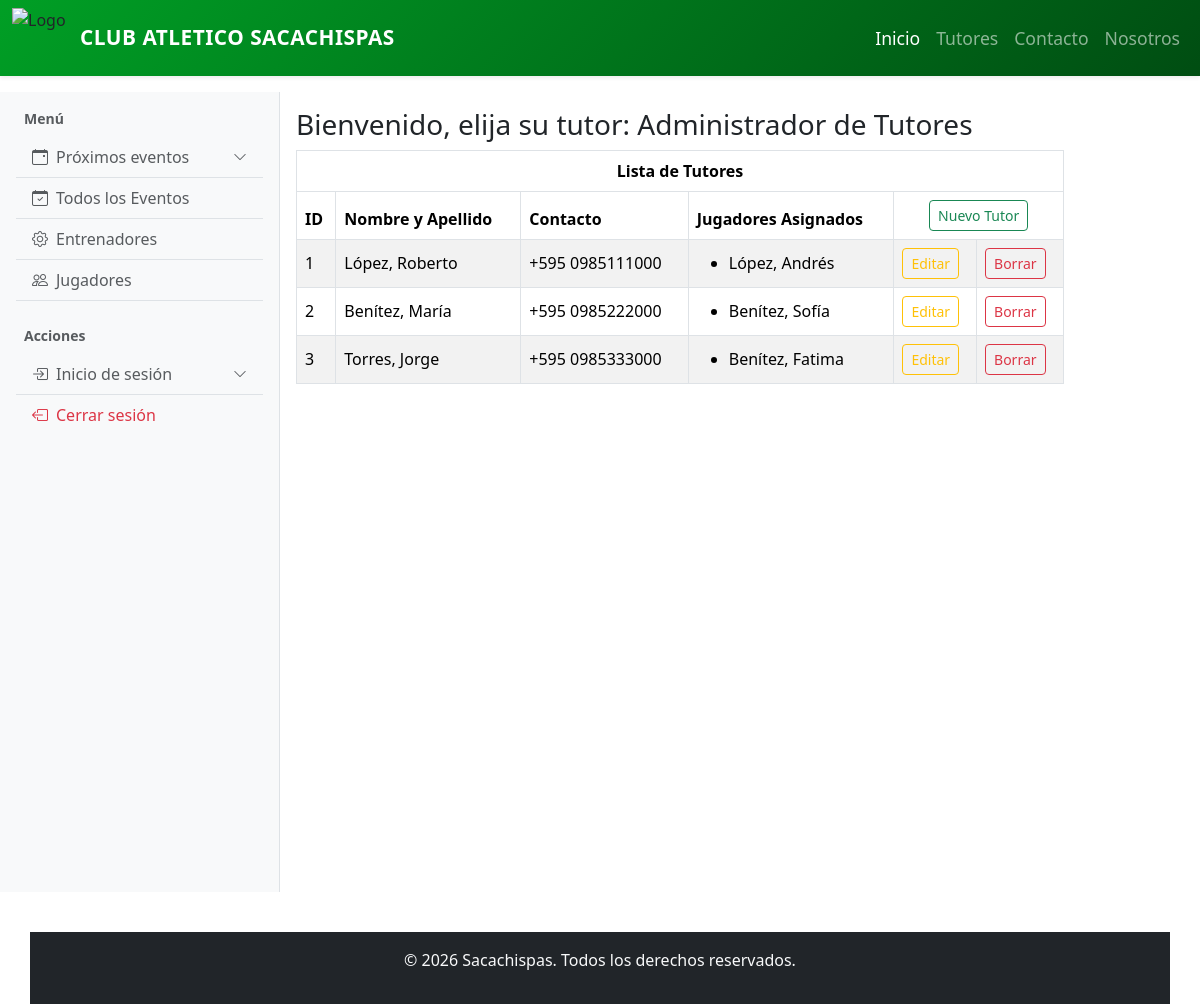
Screenshot of /backend/tutores/index.php with the database file from the repository.
### tables this page shows
CREATE TABLE Tutores (
    id_tutor    INT UNSIGNED  NOT NULL AUTO_INCREMENT,
    apellido    VARCHAR(100)  NOT NULL,
    nombre      VARCHAR(100)  NOT NULL,
    contacto    VARCHAR(20)   NOT NULL,
    PRIMARY KEY (id_tutor)
);

### db/lib/Actividad.php (called while the page is built, shortened)
<?php
class Actividad {
    private $db;
    public function __construct($conn)
    {
        $this->db=$conn;
    }
    public function getALL()
        {
        $sql="select * from Actividad";
        $rs=$this->db->query($sql);
        return $rs;
        }
}
?>

### db/lib/tutores.php (called while the page is built, shortened)
<?php
class Tutores{
    private $db;
    public function __construct($db){
        $this->db = $db;
    }
    public function getall(){
        $sql = "SELECT t.*, GROUP_CONCAT(jt.id_jugador) as jugador_ids
                FROM Tutores t
                LEFT JOIN jugador_tutor jt ON t.id_tutor = jt.id_tutor
                GROUP BY t.id_tutor";
        $rs = $this->db->query($sql);
        return $rs;
    }
}
?>

### db/lib/jugadores.php (called while the page is built, shortened)
<?php
class jugadores {
    private $db;
    public function __construct($conn) {
        $this->db = $conn;
    }
    public function getByID($dato) {
        $id  = (int)$dato;
        $sql = "SELECT * FROM `Jugadores` WHERE `id_jugador` = $id";
        return $this->db->query($sql);
    }
}
?>

### backend/tutores/index.php (the view, shortened to what this page needs)
<?php
require_once __DIR__ . "/../../db/lib/conex.php";
require_once __DIR__ . "/../../db/lib/tutores.php";
require_once __DIR__ . "/../../db/lib/jugadores.php";
$db = Conex();
$tutores = new Tutores($db);
$jugadores = new jugadores($db);
$rs = $tutores->getAll();
$nombre = "Administrador de Tutores";
?>
<?php include(__DIR__ . "/../../template/parciales/templateStart.php"); ?>
    <h3>Bienvenido, elija su tutor: <?php echo $nombre; ?></h3>
        <div class="table-responsive">
            <table class="table table-striped table-bordered align-middle">
                <thead>
                    <tr>
                        <th colspan="6" class="text-center">Lista de Tutores</th>
                    </tr>
                    <tr>
                        <th>ID</th>
                        <th>Nombre y Apellido</th>
                        <th>Contacto</th>
                        <th>Jugadores Asignados</th>
                        <th colspan="2" class="text-center">
                            <a href="nuevo.php" class="btn btn-outline-success btn-sm">Nuevo Tutor</a>
                        </th>
                    </tr>
                </thead>
                <tbody>
                <?php
                while ($fila = $rs->fetch_assoc()) {
                    $jugador_ids = $fila['jugador_ids'] ? explode(',', $fila['jugador_ids']) : [];
                    $jugadores_nombres = [];
                    if (!empty($jugador_ids)) {
                        foreach ($jugador_ids as $jid) {
                            $jrs = $jugadores->getByID((int)$jid);
                            if ($jrs && $jfila = $jrs->fetch_assoc()) {
                                $jugadores_nombres[] = $jfila['apellido'] . ", " . $jfila['nombre'];
                            }
                        }
                    }
                ?>
                <tr>
                    <td><?php echo $fila['id_tutor']; ?></td>
                    <td><?php echo $fila['apellido'] . ", " . $fila['nombre']; ?></td>
                    <td>+595 <?php echo $fila['contacto']; ?></td>
                    <td>
                        <?php if (!empty($jugadores_nombres)): ?>
                            <ul class="mb-0">
                                <?php foreach ($jugadores_nombres as $nombre): ?>
                                    <li><?php echo htmlspecialchars($nombre); ?></li>
                                <?php endforeach; ?>
                            </ul>
                        <?php else: ?>
                            <span class="text-muted">Sin jugadores</span>
                        <?php endif; ?>
                    </td>
                    <td><a href="editar.php?id_tutor=<?php echo $fila['id_tutor']; ?>" class="btn btn-outline-warning btn-sm">Editar</a></td>
                    <td><a href="borrar.php?id_tutor=<?php echo $fila['id_tutor']; ?>" class="btn btn-outline-danger btn-sm" onclick="return confirm('¿Seguro que quieres borrar este tutor?');">Borrar</a></td>
                </tr>
                <?php
                }
                ?>
            </table>
        </div>
<?php include(__DIR__ . "/../../template/parciales/templateEnd.php"); ?>

### rows the page displays
tutores: id_tutor "1", apellido "López", nombre "Roberto", contacto "0985111000", nombre "López, Andrés"
tutores: id_tutor "2", apellido "Benítez", nombre "María", contacto "0985222000", nombre "Benítez, Sofía"
tutores: id_tutor "3", apellido "Torres", nombre "Jorge", contacto "0985333000", nombre "Benítez, Fatima"

### other values shown
$nombre "Administrador de Tutores"
